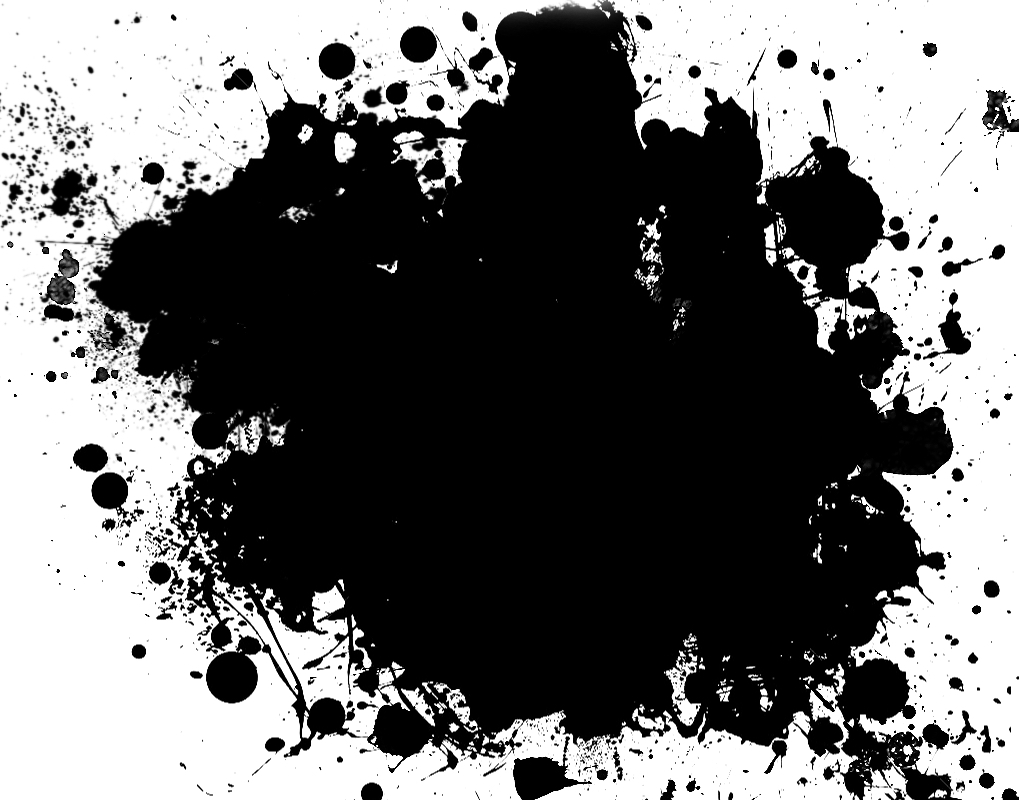
#> input picture MK/m2.jpg, 1019 x 800 px
$ python styleApply.py
#> lines starting #> are read from the running program, lines starting #| are printed output that depends on the picture; pictures that were not available may be replaced by others from this repository, and a replacement may not be noted
import cv2
import numpy as np


imRoot = "Image/"
maskRoot = "MK/"
bgRoot = "BG/"

blendMask = "blendedMaks1.1.png"

mask = cv2.imread(maskRoot+"m2.jpg")
#> mask is the input picture: shape (800, 1019, 3); min 0, max 255, mean 111.3
bg = cv2.imread(bgRoot+"b9.png")
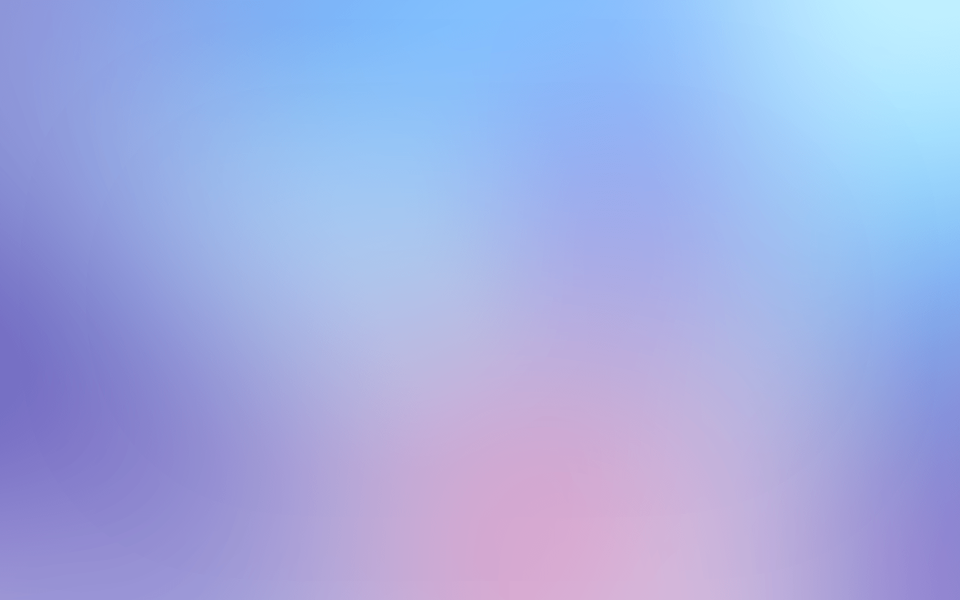
#> input picture BG/b9.png, 1920 x 1200 px (shown at 1/2 size)
#> bg is the input picture: shape (1200, 1920, 3); mean B, G, R 227.6, 173.7, 161.7
im = cv2.imread(imRoot+"i3.jpg")
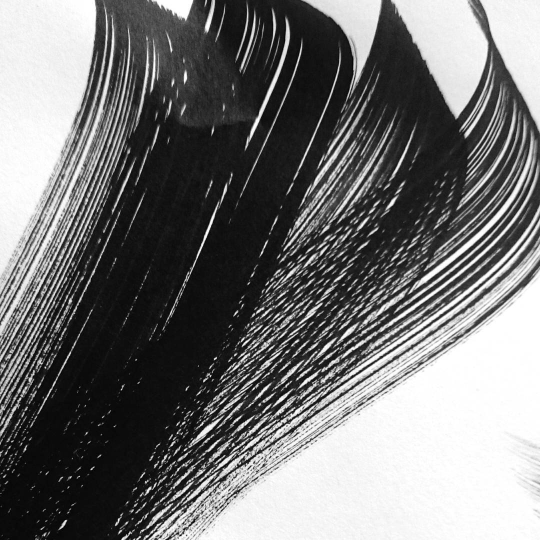
#> input picture MK/m5.jpg, 1080 x 1080 px, given in place of i3.jpg, which was not available (shown at 1/2 size)
#> im is the input picture: shape (1080, 1080, 3); min 0, max 255, mean 115.1

maskResize = cv2.resize(mask, (im.shape[1], im.shape[0]))
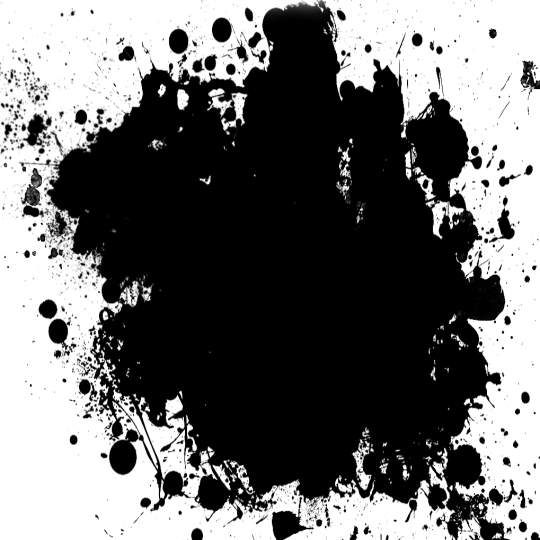
#> maskResize: shape (1080, 1080, 3) (shown at 1/2 size); min 0, max 255, mean 111.3
bgResize = cv2.resize(bg, (im.shape[1], im.shape[0]))
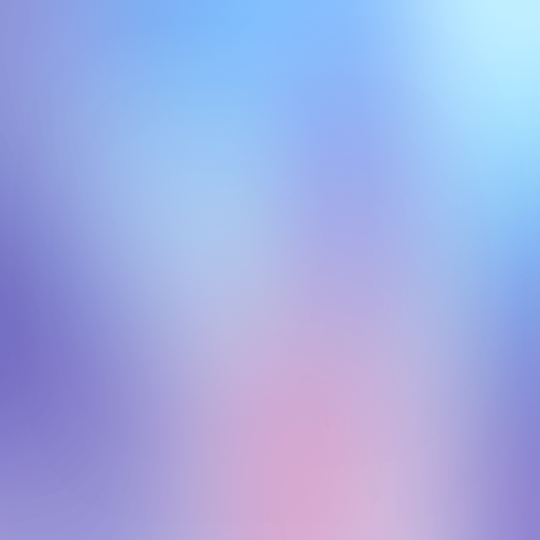
#> bgResize: shape (1080, 1080, 3) (shown at 1/2 size); mean B, G, R 227.5, 173.6, 161.6
print (maskResize.shape, im.shape)
#| (1080, 1080, 3) (1080, 1080, 3)
mkIverted = 255- maskResize
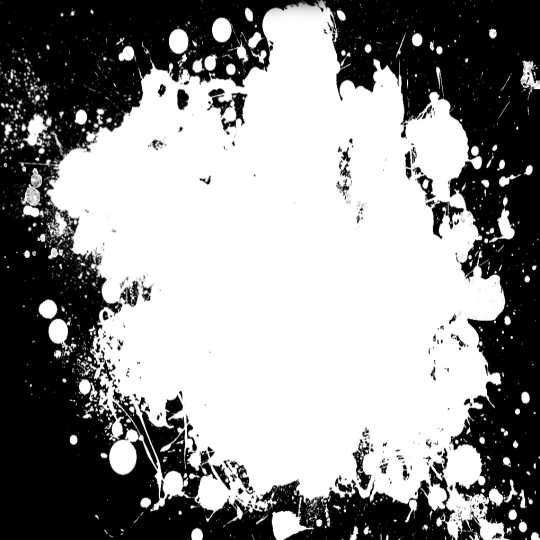
#> mkIverted: shape (1080, 1080, 3) (shown at 1/2 size); min 0, max 255, mean 143.7
#cv2.imwrite("maskTest.png", mkIverted)

blendImage = cv2.bitwise_and(im, mkIverted)
cv2.imwrite("blendedImage1.png", blendImage)
bgBlend = cv2.bitwise_and(bgResize, mkIverted)
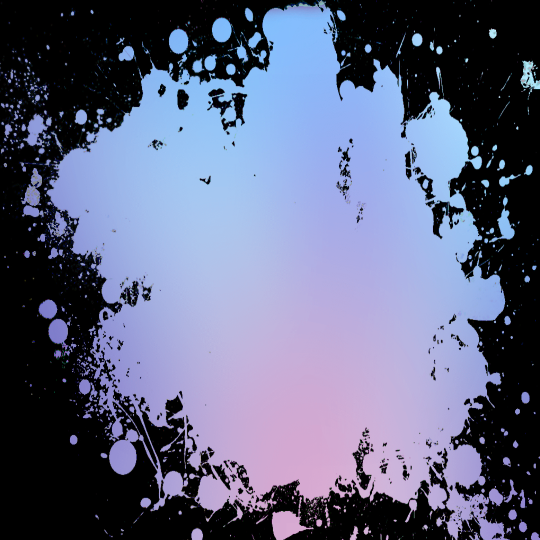
#> bgBlend: shape (1080, 1080, 3) (shown at 1/2 size); mean B, G, R 128.6, 100.1, 95.1
cv2.imwrite("bgImage1.png", bgBlend)

finalBelnding = cv2.bitwise_and(im, bgResize)
finalBelnding = cv2.bitwise_and(finalBelnding, mkIverted)
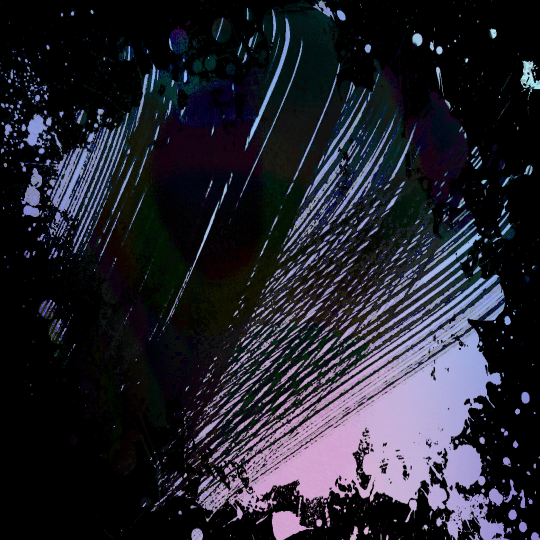
#> finalBelnding: shape (1080, 1080, 3) (shown at 1/2 size); mean B, G, R 45.3, 35.7, 36.1

#finalBelnding = cv2.bitwise_and(blendImage, mkIverted)

#cv2.imwrite("bgBlend.png", bgBlend)
cv2.imwrite("blendingTestingConf.png", finalBelnding)
